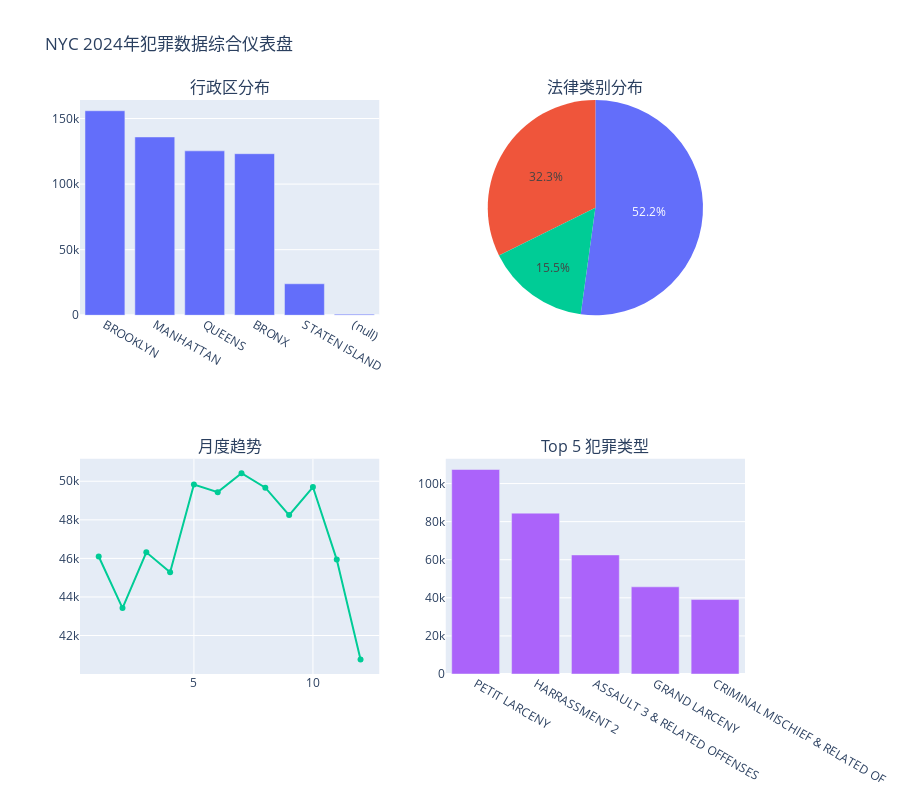

Notebook cell for this chart:
### Markdown cell above
## 图表15：综合仪表盘 - 关键指标

### Code cell
from plotly.subplots import make_subplots

# 准备数据
boro_counts = df['boro_nm'].value_counts()
law_counts = df['law_cat_cd'].value_counts()
monthly_counts = df.groupby('month').size()

# 创建子图
fig = make_subplots(
    rows=2, cols=2,
    subplot_titles=('行政区分布', '法律类别分布', '月度趋势', 'Top 5 犯罪类型'),
    specs=[[{'type': 'bar'}, {'type': 'pie'}],
           [{'type': 'scatter'}, {'type': 'bar'}]]
)

# 添加图表1：行政区柱状图
fig.add_trace(
    go.Bar(x=boro_counts.index, y=boro_counts.values, name='行政区'),
    row=1, col=1
)

# 添加图表2：法律类别饼图
fig.add_trace(
    go.Pie(labels=law_counts.index, values=law_counts.values, name='法律类别'),
    row=1, col=2
)

# 添加图表3：月度趋势
fig.add_trace(
    go.Scatter(x=monthly_counts.index, y=monthly_counts.values, 
               mode='lines+markers', name='月度'),
    row=2, col=1
)

# 添加图表4：Top 5 犯罪类型
top5 = df['ofns_desc'].value_counts().head(5)
fig.add_trace(
    go.Bar(x=top5.index, y=top5.values, name='犯罪类型'),
    row=2, col=2
)

# 更新布局
fig.update_layout(
    height=800,
    title_text="NYC 2024年犯罪数据综合仪表盘",
    showlegend=False
)

fig.show()

### Figure 1 — Plotly figure (JSON) as saved in the notebook; plotly's stock layout.template omitted (floating-point values rounded to 4 significant figures)
{"data": [{"name": "行政区", "type": "bar", "x": ["BROOKLYN", "MANHATTAN", "QUEENS", "BRONX", "STATEN ISLAND", "(null)"], "xaxis": "x", "y": [155891, 135918, 125312, 123157, 23996, 831], "yaxis": "y"}, {"domain": {"x": [0.55, 1], "y": [0.625, 1]}, "labels": ["MISDEMEANOR", "FELONY", "VIOLATION"], "name": "法律类别", "type": "pie", "values": [294817, 182703, 87585]}, {"mode": "lines+markers", "name": "月度", "type": "scatter", "x": [1, 2, 3, 4, 5, 6, 7, 8, 9, 10, 11, 12], "xaxis": "x2", "y": [46096, 43422, 46317, 45285, 49827, 49436, 50415, 49667, 48244, 49701, 45938, 40757], "yaxis": "y2"}, {"name": "犯罪类型", "type": "bar", "x": ["PETIT LARCENY", "HARRASSMENT 2", "ASSAULT 3 & RELATED OFFENSES", "GRAND LARCENY", "CRIMINAL MISCHIEF & RELATED OF"], "xaxis": "x3", "y": [107372, 84465, 62522, 45765, 39095], "yaxis": "y3"}], "layout": {"annotations": [{"font": {"size": 16}, "showarrow": false, "text": "行政区分布", "x": 0.225, "xanchor": "center", "xref": "paper", "y": 1, "yanchor": "bottom", "yref": "paper"}, {"font": {"size": 16}, "showarrow": false, "text": "法律类别分布", "x": 0.775, "xanchor": "center", "xref": "paper", "y": 1, "yanchor": "bottom", "yref": "paper"}, {"font": {"size": 16}, "showarrow": false, "text": "月度趋势", "x": 0.225, "xanchor": "center", "xref": "paper", "y": 0.375, "yanchor": "bottom", "yref": "paper"}, {"font": {"size": 16}, "showarrow": false, "text": "Top 5 犯罪类型", "x": 0.775, "xanchor": "center", "xref": "paper", "y": 0.375, "yanchor": "bottom", "yref": "paper"}], "height": 800, "showlegend": false, "title": {"text": "NYC 2024年犯罪数据综合仪表盘"}, "xaxis": {"anchor": "y", "domain": [0, 0.45]}, "xaxis2": {"anchor": "y2", "domain": [0, 0.45]}, "xaxis3": {"anchor": "y3", "domain": [0.55, 1]}, "yaxis": {"anchor": "x", "domain": [0.625, 1]}, "yaxis2": {"anchor": "x2", "domain": [0, 0.375]}, "yaxis3": {"anchor": "x3", "domain": [0, 0.375]}}}
